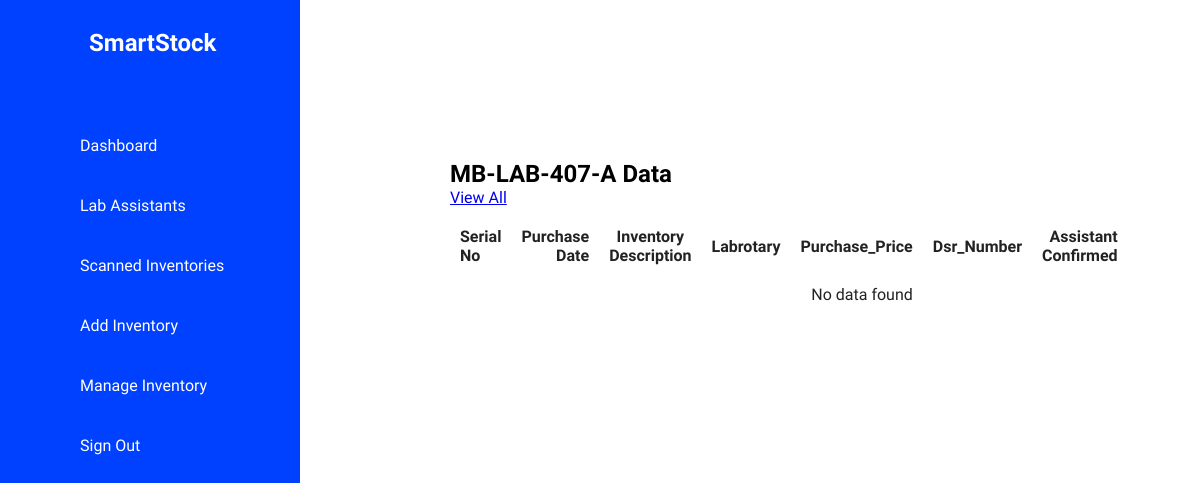
/Labs/Lab407A.php, run on an earlier commit of the app's database.
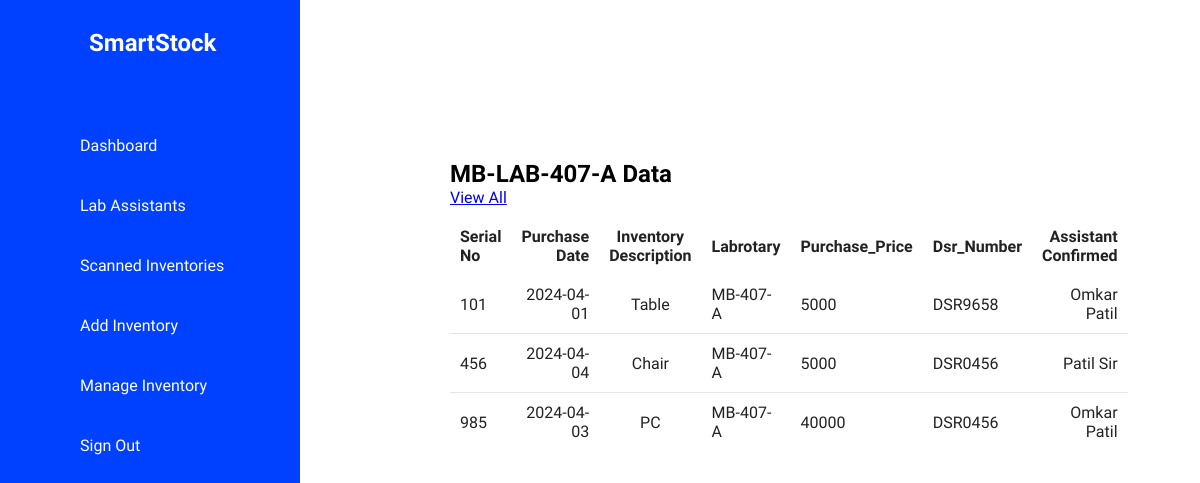
And on a later commit of the database.
### tables this page shows
CREATE TABLE `inventory_data` (
  `serial_no` int(11) NOT NULL,
  `purchase_date` date DEFAULT NULL,
  `Inventory_Description` varchar(500) DEFAULT NULL,
  `labrotary` varchar(50) DEFAULT NULL,
  `Purchase_Price` int(11) DEFAULT NULL,
  `dsr_number` varchar(70) DEFAULT NULL,
  `Assistant_Confirmed` varchar(100) DEFAULT NULL,
  `image_url` mediumblob NOT NULL
);

### Labs/Lab407A.php (the view, shortened to what this page needs)
<!DOCTYPE html>
<html lang="en">
<head>
    <link rel="stylesheet" href="../css/labs.css" />
</head>
<body>
    <div class="container">
        <div class="navigation">
            <ul>
                <li>
                    <a href="#">
                        <span class="icon"><ion-icon name="cart"></ion-icon></span>
                        <span class="logo">
                            <h2>SmartStock</h2>
                        </span>
                    </a>
                </li>
                <li>
                    <a href="../dashboard.php">
                        <span class="icon"><ion-icon name="home-outline"></ion-icon></span>
                        <span class="title">Dashboard</span>
                    </a>
                </li>
                <li>
                    <a href="../lab_assist.php">
                        <span class="icon"><ion-icon name="person-outline"></ion-icon></span>
                        <span class="title">Lab Assistants</span>
                    </a>
                </li>
                <li>
                    <a href="../scan_invent.php">
                        <span class="icon"><ion-icon name="scan-outline"></ion-icon></span>
                        <span class="title">Scanned Inventories</span>
                    </a>
                </li>
                <li>
                    <a href="../addinventory.php">
                        <span class="icon"><ion-icon name="add-outline"></ion-icon></span>
                        <span class="title">Add Inventory</span>
                    </a>
                </li>
                <li>
                    <a href="../manage_invent.php">
                        <span class="icon"><ion-icon name="settings-outline"></ion-icon></span>
                        <span class="title">Manage Inventory</span>
                    </a>
                </li>
                <li>
                    <a href="../index.php">
                        <span class="icon"><ion-icon name="log-out-outline"></ion-icon></span>
                        <span class="title">Sign Out</span>
                    </a>
                </li>
            </ul>
        </div>
        <div class="main">
            <div class="topbar">
                <div class="toggle">
                </div>
            </div>
       <div class="details">
            <div class="recentOrders">
                    <div class="cardHeader">
                        <h2>MB-LAB-407-A Data</h2>
                        <a href="#" class="btn">View All</a>
                    </div>
                    <table>
                        <thead>
                            <tr>
                                <td>Serial No</td>
                                <td>Purchase Date</td>
                                <td>Inventory Description</td>
                                <td>Labrotary</td>
                                <td>Purchase_Price</td>
                                <td>Dsr_Number</td>
                                <td>Assistant Confirmed</td>
                            </tr>
                        </thead>
                        <?php
            include_once ('../connection.php');
            $sql = "SELECT * FROM inventory_data where labrotary='MB-407-A'";
            $result = $conn->query($sql);
            if ($result->num_rows > 0) {
                while ($row = $result->fetch_assoc()) {
                    echo "<tr>";
                    echo "<td>" . $row["serial_no"] . "</td>";
                    echo "<td>" . $row["purchase_date"] . "</td>";
                    echo "<td>" . $row["Inventory_Description"] . "</td>";
                    echo "<td>" . $row["labrotary"] . "</td>";
                    echo "<td>" . $row["Purchase_Price"] . "</td>";
                    echo "<td>" . $row["dsr_number"] . "</td>";
                    echo "<td>" . $row["Assistant_Confirmed"] . "</td>";
                    echo "</tr>";
                }
            } else {
                echo "<tr><td colspan='5'>No data found</td></tr>";
            }
            ?>
                    </table>
            </div>
        </div>
</body>
</html>

What changed in the data, as far as the page shows it:
added inventory_data: serial_no "101", purchase_date "2024-04-01", Inventory_Description "Table", labrotary "MB-407-A", Purchase_Price "5000", dsr_number "DSR9658", Assistant_Confirmed "Omkar Patil"
added inventory_data: serial_no "456", purchase_date "2024-04-04", Inventory_Description "Chair", labrotary "MB-407-A", Purchase_Price "5000", dsr_number "DSR0456", Assistant_Confirmed "Patil Sir"
added inventory_data: serial_no "985", purchase_date "2024-04-03", Inventory_Description "PC", labrotary "MB-407-A", Purchase_Price "40000", dsr_number "DSR0456", Assistant_Confirmed "Omkar Patil"
Also different on the page:
text no longer shown: "No data found"
